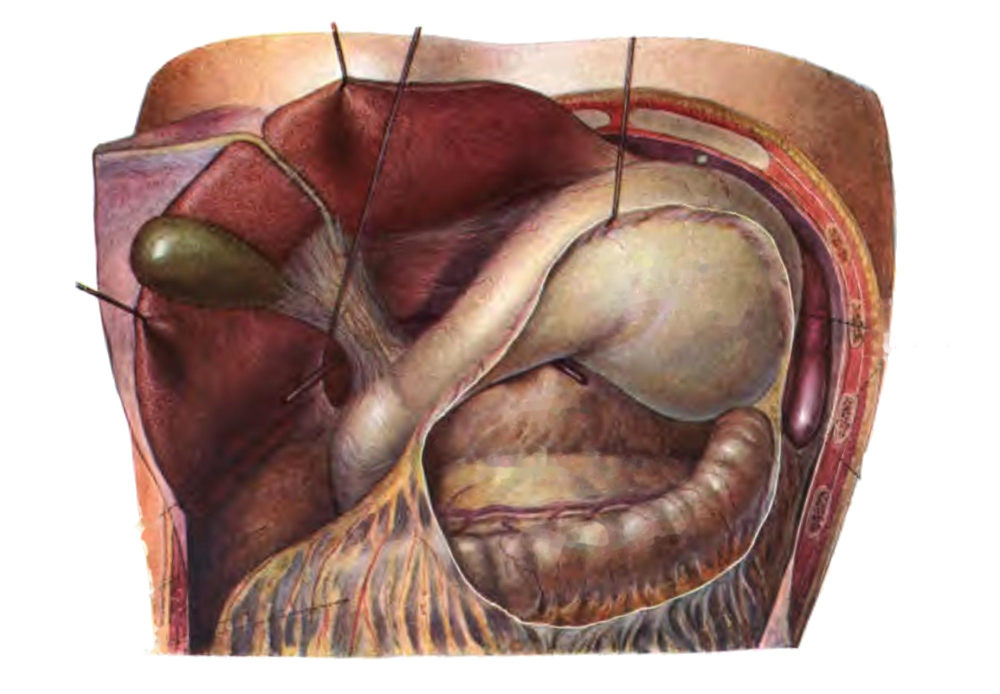
#> input picture atlas/abdomen.jpg, 2000 x 1388 px, given in place of Sobo_1906_528.png, which was not available (shown at 1/2 size)
$ python sobotta_new_sets.py
#> lines starting #> are read from the running program, lines starting #| are printed output that depends on the picture; after the words box and inside, x2 and y2 are one past the last pixel; in counts of white or black regions, pixels touching at a corner belong together; pictures that were not available may be replaced by others from this repository, and a replacement may not be noted
### tools/plate_clean2.py
import cv2,numpy as np,sys,os
def fillholes(m):
    h,w=m.shape; ff=m.copy(); ffm=np.zeros((h+2,w+2),np.uint8); cv2.floodFill(ff,ffm,(0,0),1); return m|(1-ff)
def clean(src,dst,W=2000,inpaint_leaders=True,use_mask=True):
#> called with src = 'sobo2/full/Sobo_1906_528.png', dst = 'sobo2/clean/Sobo_1906_528.jpg', W = 2000, inpaint_leaders = True, use_mask = True
    im=cv2.imread(src); h0,w0=im.shape[:2]
#> in clean, im is the input picture: shape (1388, 2000, 3); mean B, G, R 143.6, 151.5, 178.3
    if w0!=W: im=cv2.resize(im,(W,int(h0*W/w0)),interpolation=cv2.INTER_AREA)
    g=cv2.cvtColor(im,cv2.COLOR_BGR2GRAY); h,w=g.shape; sc=min(h,w)
    dark=(g<242).astype(np.uint8)
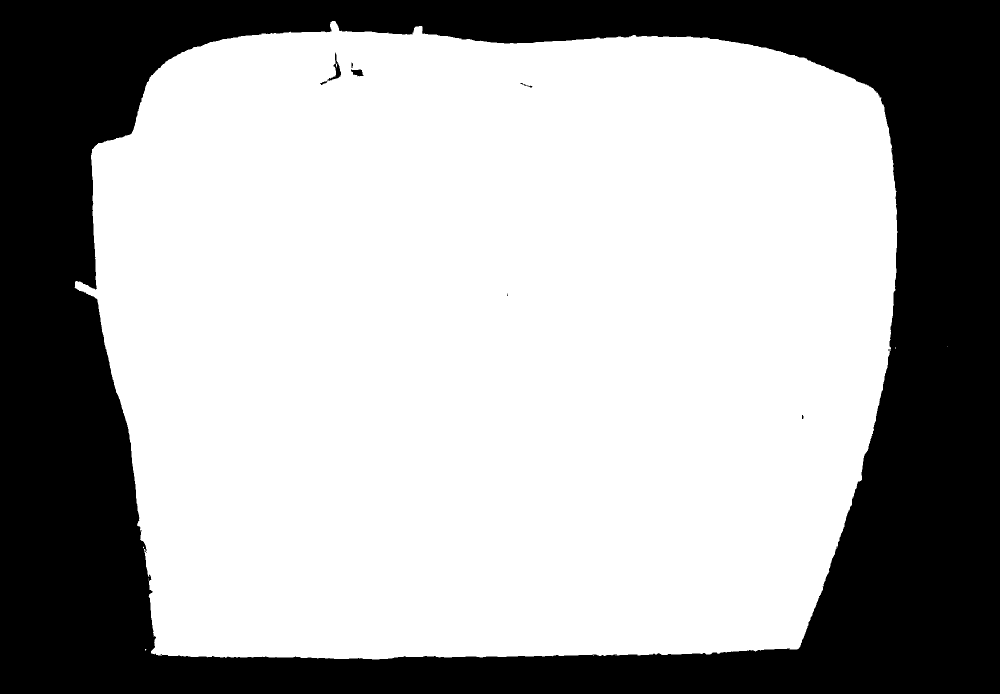
#> dark: shape (1388, 2000) (shown at 1/2 size); values 0 (black) and 1 (white), 65.9% white; 17 black regions (10 under 20 px), largest, box (x1, y1, x2, y2) and area: (0, 0, 2000, 1388) 946422, (655, 105, 682, 163) 390, (702, 139, 727, 153) 233
    kc=max(5,int(sc*0.004)|1); k=max(7,int(sc*0.008)|1)
    closed=cv2.morphologyEx(dark,cv2.MORPH_CLOSE,cv2.getStructuringElement(cv2.MORPH_ELLIPSE,(kc,kc)))
    solid=fillholes(closed)
#> in fillholes, `cv2.floodFill(ff, ffm, (0, 0), 1)`:
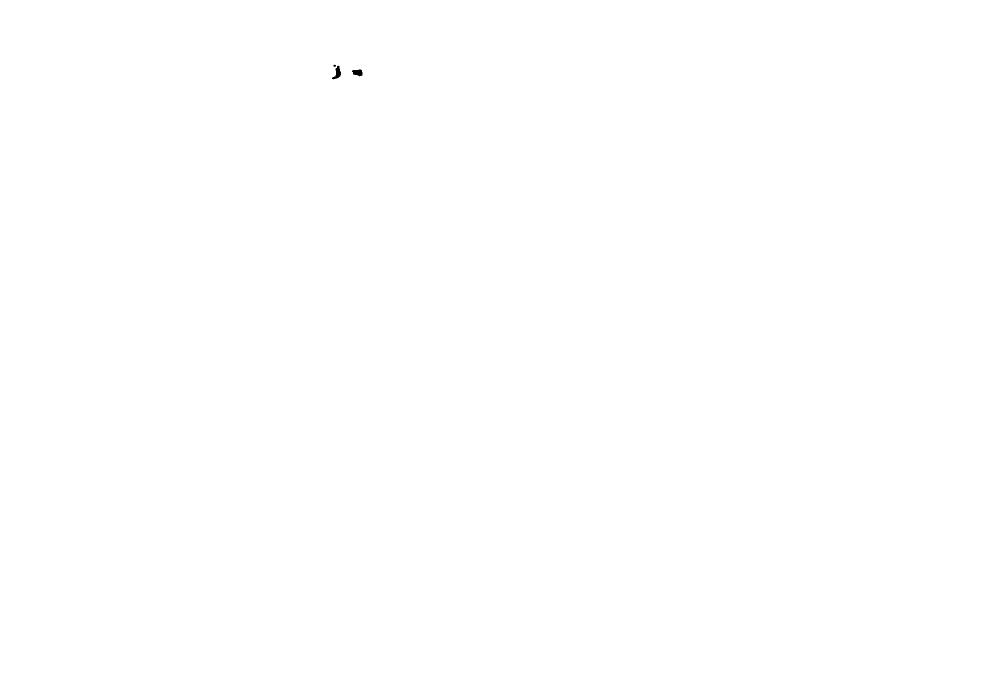
#> ff: shape (1388, 2000) (shown at 1/2 size); values 0 (black) and 1 (white), 100% white; 3 black regions (1 under 20 px), largest, box (x1, y1, x2, y2) and area: (664, 131, 682, 159) 235, (704, 139, 725, 153) 211
    core=cv2.morphologyEx(solid,cv2.MORPH_OPEN,cv2.getStructuringElement(cv2.MORPH_ELLIPSE,(k,k)))
    n,lab,st,_=cv2.connectedComponentsWithStats(core,8)
#> n = 2; st = [[0, 0, 2000, 1388, 946468], [150, 42, 1644, 1277, 1829532]]
    keep=np.zeros_like(core)
    for i in range(1,n):
        if st[i][4]>0.01*h*w: keep[lab==i]=1
    filled=fillholes(keep); r=2
    mask=cv2.dilate(filled,cv2.getStructuringElement(cv2.MORPH_ELLIPSE,(2*r+1,2*r+1)))
    out=im.copy()
    if use_mask: out[mask==0]=(255,255,255)
    else: mask=np.ones_like(g)
    # виноски всередині рисунка: довгі прямі тонкі темні лінії → inpaint
    if inpaint_leaders:
        bh=cv2.morphologyEx(g,cv2.MORPH_BLACKHAT,cv2.getStructuringElement(cv2.MORPH_ELLIPSE,(7,7)))
        thin=((bh>28)&(mask==1)).astype(np.uint8)*255
        lines=cv2.HoughLinesP(thin,1,np.pi/360,threshold=60,minLineLength=int(0.07*w),maxLineGap=int(0.012*w))
#> lines = None
        lm=np.zeros_like(g)
        if lines is not None:
            for l in lines.reshape(-1,4): x1,y1,x2,y2=[int(v) for v in l]; cv2.line(lm,(x1,y1),(x2,y2),255,4)
            lm=cv2.bitwise_and(lm,thin.astype(np.uint8)|cv2.dilate(thin,np.ones((3,3),np.uint8)))
            lm=cv2.dilate(lm,np.ones((3,3),np.uint8))
            out=cv2.inpaint(out,lm,3,cv2.INPAINT_TELEA)
        print(os.path.basename(src),'lines',0 if lines is None else len(lines),'inpainted px',int((lm>0).sum()))
#| Sobo_1906_528.png lines 0 inpainted px 0
    cv2.imwrite(dst,out,[cv2.IMWRITE_JPEG_QUALITY,92]); return out
# [7 lines left out: function grid, not called in this run]
# [3 lines that do not run on import are left out]

### tools/sobotta_new_sets.py
import cv2,numpy as np,json,os,sys
from plate_clean2 import clean
BOX={
 'Sobo_1906_528':[(41,0,49,4),(63,0,98,5),(66,8,87,14),(80,22,96,28),(78,32,90,37),(9,6,31,11),(0,13,24,17),(1,25,16,30),(0,47,10,53),(0,57,11,64),(1,64,16,70),(7,88,32,98),(65,83,86,91)],
 'Sobo_1906_470':[(2,74,24,88),(14,1,39,6),(72,3,94,8),(77,13,98,20),(79,20,99,27),(77,34,96,38),(78,39,98,44),(79,57,91,62),(2,66,17,72),(4,76,22,86),(14,89,34,95),(48,94,75,100)],
 'Sobo_1909_761':[(0,0,22,48),(0,60,22,100),(0,48,19,60),(88,40,100,100),(10,1,26,5),(3,9,25,15),(7,20,26,23),(5,24,26,30),(9,36,26,40),(10,65,26,69),(6,76,26,80),(4,89,31,94),(31,93,49,97),(53,93,56,96),(55,88,64,96),(66,85,90,89),(66,90,82,94),(78,75,95,79),(53,1,69,6),(60,9,90,14),(66,13,82,17),(70,18,86,22),(73,22,87,26),(76,26,99,30),(79,30,90,33),(88,46,90,48),(26,3,36,10),(24,9,36,15),(25,21,36,25),(24,27,36,32),(25,38,32,44),(25,66,40,70),(24,76,38,80),(25,88,40,92),(48,4,62,14),(55,12,66,20),(60,16,74,24),(64,22,78,32),(70,28,80,36),(40,84,60,93),(58,80,70,88),(70,80,78,86),(72,66,80,74)],
 'Sobo_1909_624':[(0,0,100,14),(0,14,15,100),(84,14,100,100),(0,82,100,100),(66,70,84,82),(87,45,100,55)],
 'Sobo_1911_777':[(58,2,90,9),(16,16,28,22),(24,20,37,26),(37,17,48,26),(33,25,43,32),(59,23,81,29),(66,28,81,33),(71,31,92,39),(77,44,100,52),(8,77,19,83),(18,82,29,88),(31,77,44,86),(20,88,47,94),(55,88,80,94)],
 'Sobo_1906_393':[],
 'Sobo_1906_406':[(61,36,78,53),(50,56,61,62),(46,64,69,70),(52,75,71,81),(87,43,100,52),(86,65,100,72),(6,73,16,80),(4,82,16,87),(7,90,17,97)],
}
def erase_boxes(im,boxes):
    """Підписи: на білому полі — забілити; поверх рисунка — маска чорнила + inpaint (Telea).
    Додатково автоматично: майже чорні компоненти, схожі на слова (широкі, нещільні)."""
    g=cv2.cvtColor(im,cv2.COLOR_BGR2GRAY); h,w=g.shape
    c=im.astype(np.int16); mx=np.maximum(c[:,:,0],c[:,:,1])
    ink=((c[:,:,2]<125)&(mx<125)); black=((c[:,:,2]<90)&(mx<90))
    m=np.zeros_like(g)
    gray_plate=cv2.cvtColor(im,cv2.COLOR_BGR2HSV)[:,:,1].mean()<25          # чорно-біла пластина: чорнило може бути сірим
#> gray_plate = False
    bh=cv2.morphologyEx(g,cv2.MORPH_BLACKHAT,cv2.getStructuringElement(cv2.MORPH_ELLIPSE,(15,15))) if gray_plate else None
    for x0,y0,x1,y1 in boxes:
        x0e,y0e,x1e,y1e=int(x0*w/100),int(y0*h/100),int(x1*w/100),int(y1*h/100)   # рамка як задано — для класифікації
        reg=g[y0e:y1e,x0e:x1e]
        if not reg.size: continue
        opened=cv2.morphologyEx((reg<200).astype(np.uint8),cv2.MORPH_OPEN,np.ones((9,9),np.uint8))
        if opened.mean()<0.02:      # підпис на білому полі: забілити з невеликим запасом
            X0,Y0,X1,Y1=int(max(0,x0-0.5)*w/100),int(max(0,y0-0.4)*h/100),int(min(100,x1+0.5)*w/100),int(min(100,y1+0.4)*h/100)
            im[Y0:Y1,X0:X1]=(255,255,255); continue
        X0,Y0,X1,Y1=int(max(0,x0-1.2)*w/100),int(max(0,y0-1.0)*h/100),int(min(100,x1+1.2)*w/100),int(min(100,y1+1.0)*h/100)
        sub=ink[Y0:Y1,X0:X1].astype(np.uint8)
        if gray_plate: sub=np.maximum(sub,((bh[Y0:Y1,X0:X1]>35)&(g[Y0:Y1,X0:X1]<190)).astype(np.uint8))
        m[Y0:Y1,X0:X1]=np.maximum(m[Y0:Y1,X0:X1],sub)
#> this loop made 13 passes
#> (x0, y0, x1, y1, x0e, y0e, x1e, y1e) on passes 1 to 4: (41, 0, 49, 4, 820, 0, 980, 55), (63, 0, 98, 5, 1260, 0, 1960, 69), (66, 8, 87, 14, 1320, 111, 1740, 194), (80, 22, 96, 28, 1600, 305, 1920, 388)
    # авто: слова чорним чорнилом поверх рисунка
    b8=black.astype(np.uint8)
    lines=cv2.HoughLinesP(b8*255,1,np.pi/360,threshold=40,minLineLength=int(0.04*w),maxLineGap=int(0.005*w))
#> lines = 1763 rows, first 6: [1016, 429, 1129, 316], [785, 669, 1017, 452], [883, 460, 1102, 241], [348, 985, 671, 662], [389, 1307, 538, 710], [399, 1305, 543, 707]
    if lines is not None:
        for l in lines.reshape(-1,4): x1,y1,x2,y2=[int(v) for v in l]; cv2.line(b8,(x1,y1),(x2,y2),0,5)
#> this loop made 1763 passes
    b8=cv2.morphologyEx(b8,cv2.MORPH_CLOSE,np.ones((3,9),np.uint8))
    n,lab,st,_=cv2.connectedComponentsWithStats(b8,8)
#> n = 642; st = 642 rows, first 6: [0, 0, 2000, 1388, 2711805], [838, 58, 1, 7, 7], [669, 62, 15, 47, 210], [815, 66, 23, 63, 397], [1265, 77, 3, 3, 7], [1264, 85, 3, 16, 23]
    for i in range(1,n):
        x,y,bw,bhh,a=st[i]; fill=a/float(bw*bhh)
        if bhh<0.004*h or bhh>0.05*h or bw<0.004*w or bw>0.4*w or a>0.03*h*w: continue
        if fill<0.12 and max(bw,bhh)>0.12*max(h,w): continue
        if (bw/bhh>=1.6 and fill<0.6) or (fill<0.3 and bw/bhh>=0.8):
            sl=lab[y:y+bhh,x:x+bw]==i; m[y:y+bhh,x:x+bw]=np.maximum(m[y:y+bhh,x:x+bw],(ink[y:y+bhh,x:x+bw]&sl).astype(np.uint8))
#> this loop made 641 passes
#> (x, y, bw, bhh, a, fill) on passes 1 to 3: (838, 58, 1, 7, 7, 1), (669, 62, 15, 47, 210, 0.298), (815, 66, 23, 63, 397, 0.274)
    out=im
    if m.any():
        m=cv2.dilate(m,np.ones((5,5),np.uint8))
        out=cv2.inpaint(im,m*255,4,cv2.INPAINT_TELEA)
    # залишки на білому полі: дрібні темні компоненти, оточені білим — забілити
    g2=cv2.cvtColor(out,cv2.COLOR_BGR2GRAY); d=(g2<225).astype(np.uint8)
    n,lab,st,_=cv2.connectedComponentsWithStats(d,8); wm=np.zeros_like(d)
#> after `n, lab, st, _ = cv2.connectedComponentsWithStats(d, 8)`:
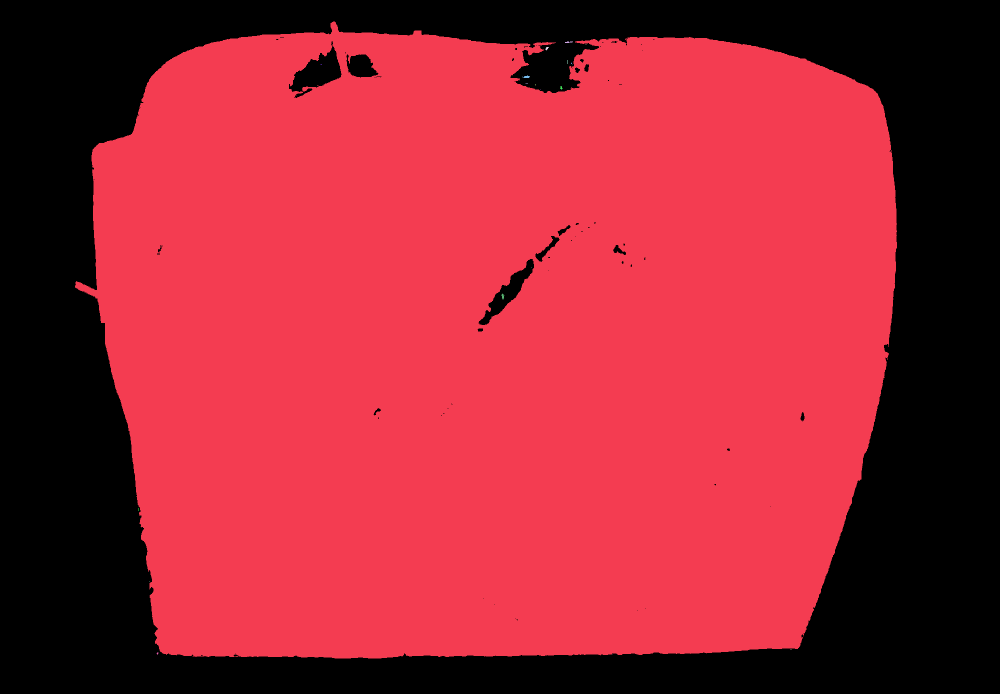
#> lab: shape (1388, 2000) int32 (shown at 1/2 size); 22 distinct labels, from 0 to 21; one colour per label, 0 black
    for i in range(1,n):
        x,y,bw,bhh,a=st[i]
        if a>0.0005*h*w or bhh>0.05*h or bw>0.3*w: continue
        X0,Y0,X1,Y1=max(0,x-20),max(0,y-20),min(w,x+bw+20),min(h,y+bhh+20)
        comp=(lab[Y0:Y1,X0:X1]==i).astype(np.uint8)
        ring=cv2.dilate(comp,np.ones((31,31),np.uint8))-cv2.dilate(comp,np.ones((7,7),np.uint8))
        if ring.any() and g2[Y0:Y1,X0:X1][ring.astype(bool)].mean()>238: wm[Y0:Y1,X0:X1]|=cv2.dilate(comp,np.ones((5,5),np.uint8))
    out[wm.astype(bool)]=(255,255,255)
    return erase_boxes(out,[]) if boxes else out      # другий прохід лише авто-детектором — для залишків
#> the loop in erase_boxes (call 2), `for l in lines.reshape(-1,4): x1,y1,x2,y2=[int(v) for v in l]; cv2.lin..` made 1724 passes
#> l on passes 1 to 3: [732, 581, 831, 482], [872, 564, 1113, 296], [881, 460, 1103, 238]
#> in erase_boxes (call 2), `b8=cv2.morphologyEx(b8,cv2.MORPH_CLOSE,np.ones((3,9),np.uint8))`:
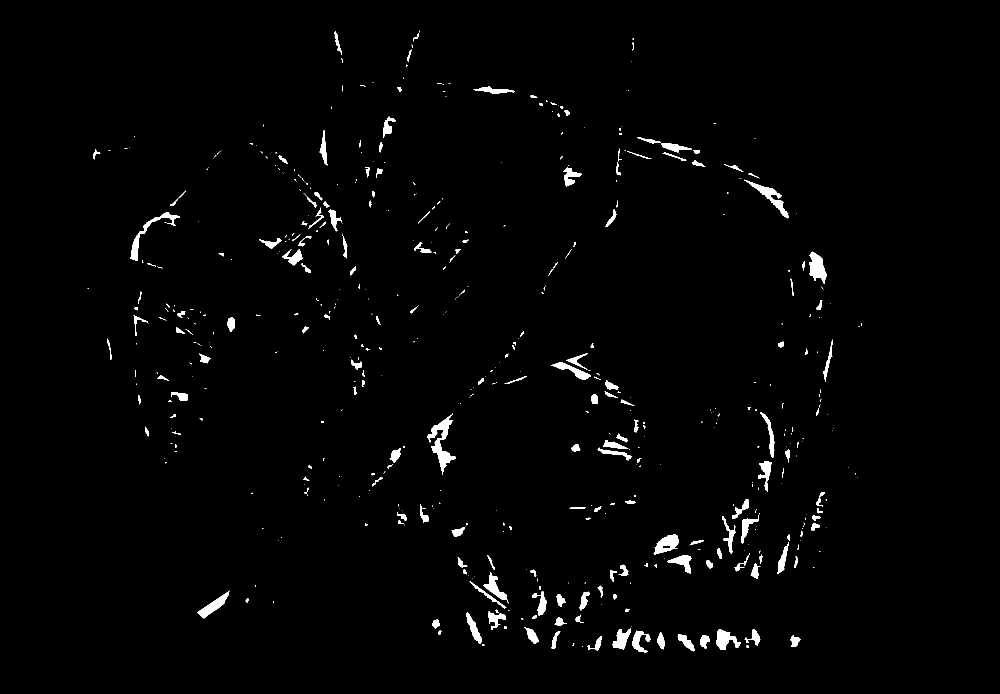
#> b8: shape (1388, 2000) (shown at 1/2 size); values 0 (black) and 1 (white), 1.6% white; 523 white regions (324 under 20 px), largest, box (x1, y1, x2, y2) and area: (854, 827, 912, 950) 2149, (1488, 359, 1577, 437) 1358, (1618, 503, 1654, 568) 1357

SETS={
 'Sobo_1906_528':('heart','Серце: фронтальний розріз (камери, клапани, судини)','Серце і судини',[
  ('Aorta','Аорта',45,12),('Valva aortae','Аортальний клапан (півмісяцеві заслінки)',47,26),('Atrium sinistrum','Ліве передсердя',67,22),('Ostium venae pulmonalis','Отвір легеневої вени',77,22),
  ('Cuspis anterior valvae mitralis','Передня стулка мітрального клапана',58,41),('Cuspis posterior valvae mitralis','Задня стулка мітрального клапана',68,44),('Ventriculus sinister','Лівий шлуночок',66,62),
  ('Ventriculus dexter','Правий шлуночок',24,62),('Valva tricuspidalis','Тристулковий клапан',30,55),('Pars muscularis septi interventricularis','М’язова частина міжшлуночкової перегородки',45,66),
  ('Pars membranacea septi interventricularis','Перетинчаста частина міжшлуночкової перегородки',39,29),('Musculi papillares ventriculi dextri','Сосочкові м’язи правого шлуночка',32,66),('Musculi papillares ventriculi sinistri','Сосочкові м’язи лівого шлуночка',66,75),
  ('Auricula dextra','Праве вушко',21,15),('Arteria coronaria dextra','Права вінцева артерія',33,31),('Chordae tendineae','Сухожилкові струни',60,52),('Trabeculae carneae','М’ясисті перекладки',25,73)]),
 'Sobo_1906_470':('kidney','Нирка: фронтальний розріз','Сечова система',[
  ('Capsula fibrosa renis','Волокниста капсула нирки',39,11),('Cortex renalis','Кіркова речовина',50,84),('Columnae renales','Ниркові стовпи',22,55),('Pyramis renalis','Ниркова піраміда',33,65),('Medulla renalis','Мозкова речовина',63,63),
  ('Papilla renalis','Нирковий сосочок',39,67),('Pelvis renalis','Ниркова миска',66,45),('Calix renalis major','Велика ниркова чашечка',52,47),('Calix renalis minor','Мала ниркова чашечка',41,40),('Ureter','Сечовід',72,58),
  ('Arteria renalis','Ниркова артерія',76,47),('Rami venae renalis','Гілки ниркової вени',58,17),('Corpus adiposum sinus renalis','Жирове тіло ниркової пазухи',70,29),('Hilum renale','Ниркові ворота',69,50),
  ('Extremitas superior renis','Верхній кінець нирки',52,9),('Extremitas inferior renis','Нижній кінець нирки',47,86),('Margo lateralis renis','Бічний край нирки',14,50)]),
 'Sobo_1909_761':('eye','Очне яблуко та очна ямка: сагітальний розріз','Органи чуття',[
  ('Sclera','Склера (білкова оболонка)',44,31),('Cornea','Рогівка',33,50),('Lens','Кришталик',37,52),('Iris','Райдужка',35,44),('Pupilla','Зіниця',34,50),('Camera anterior bulbi','Передня камера ока',33,47),
  ('Corpus ciliare','Війкове тіло',37,38),('Corpus vitreum','Скловидне тіло',48,50),('Retina','Сітківка',50,66),('Choroidea','Судинна оболонка',56,42),('Nervus opticus','Зоровий нерв',68,50),('Vagina nervi optici','Піхва зорового нерва',72,44),
  ('Musculus rectus superior','Верхній прямий м’яз',50,27),('Musculus levator palpebrae superioris','М’яз-підіймач верхньої повіки',52,20),('Musculus rectus inferior','Нижній прямий м’яз',62,62),('Musculus obliquus inferior','Нижній косий м’яз',44,72),
  ('Corpus adiposum orbitae','Жирове тіло очної ямки',70,38),('Palpebra superior','Верхня повіка',29,32),('Palpebra inferior','Нижня повіка',30,66),('Tarsus superior','Верхній хрящ повіки',30,38),('Tarsus inferior','Нижній хрящ повіки',31,62),('Fornix conjunctivae superior','Верхнє склепіння кон’юнктиви',32,27),('Fornix conjunctivae inferior','Нижнє склепіння кон’юнктиви',33,74)]),
 'Sobo_1909_624':('brain','Головний мозок: серединний розріз','Нервова система',[
  ('Lobus frontalis','Лобова частка',80,35),('Lobus parietalis','Тім’яна частка',52,15),('Lobus occipitalis','Потилична частка',12,58),('Gyrus cinguli','Поясна закрутка',66,38),('Corpus callosum','Мозолисте тіло',50,42),
  ('Fornix','Склепіння',58,47),('Septum pellucidum','Прозора перегородка',66,45),('Thalamus','Таламус',59,50),('Hypothalamus','Гіпоталамус',62,66),('Hypophysis','Гіпофіз',55,76),('Corpus pineale','Шишкоподібне тіло',49,52),
  ('Lamina tecti (quadrigemina)','Пластинка покрівлі (чотиригорбкова)',48,55),('Mesencephalon','Середній мозок',45,62),('Pons','Міст',44,69),('Medulla oblongata','Довгастий мозок',37,80),('Cerebellum','Мозочок',28,57),
  ('Ventriculus quartus','Четвертий шлуночок',36,66),('Medulla spinalis','Спинний мозок',26,88),('Chiasma opticum','Зорове перехрестя',60,72)]),
 'Sobo_1911_777':('labyrinth','Кістковий лабіринт внутрішнього вуха (правий)','Органи чуття',[
  ('Cochlea','Завитка',18,55),('Cupula cochleae','Купол завитки',15,30),('Vestibulum','Присінок',38,60),('Recessus ellipticus','Еліптичний закуток',36,48),('Recessus sphericus','Сферичний закуток',40,42),
  ('Canalis semicircularis anterior','Передній півколовий канал',55,12),('Ampulla ossea anterior','Передня кісткова ампула',44,37),('Crus osseum commune','Спільна кісткова ніжка',51,44),('Aqueductus vestibuli','Водопровід присінка',44,52),
  ('Canalis semicircularis lateralis','Бічний півколовий канал',72,47),('Ampulla ossea lateralis','Бічна кісткова ампула',54,58),('Canalis semicircularis posterior','Задній півколовий канал',75,60),('Ampulla ossea posterior','Задня кісткова ампула',45,70),('Canaliculus cochleae','Каналець завитки',36,73)]),
 'Sobo_1906_393':('biliary','Жовчні шляхи, підшлункова залоза та сусідні органи','Травна система',[
  ('Vesica biliaris','Жовчний міхур',15,20),('Ductus cysticus','Міхурова протока',24,42),('Ductus hepaticus communis','Спільна печінкова протока',33,35),('Ductus choledochus','Спільна жовчна протока',36,52),('Hepar','Печінка',35,20),
  ('Pars superior duodeni','Верхня частина дванадцятипалої кишки',32,52),('Pars horizontalis duodeni','Горизонтальна частина дванадцятипалої кишки',57,76),('Caput pancreatis','Головка підшлункової залози',36,62),('Corpus pancreatis','Тіло підшлункової залози',60,58),('Cauda pancreatis','Хвіст підшлункової залози',80,66),
  ('Splen','Селезінка',90,55),('Ren dexter','Права нирка',12,62),('Ren sinister','Ліва нирка',76,82),('Vena cava inferior','Нижня порожниста вена',52,25),('Vena portae hepatis','Ворітна печінкова вена',44,42),('Arteria hepatica propria','Власна печінкова артерія',38,38),
  ('Vena splenica','Селезінкова вена',62,45),('Arteria splenica','Селезінкова артерія',66,48),('Vena mesenterica superior','Верхня брижова вена',46,85),('Arteria mesenterica superior','Верхня брижова артерія',53,85)]),
 'Sobo_1906_406':('abdomen','Органи черевної порожнини (шлунок відвернуто догори)','Травна система',[
  ('Gaster (facies posterior)','Шлунок (задня поверхня)',65,40),('Duodenum','Дванадцятипала кишка',44,45),('Pancreas','Підшлункова залоза',55,60),('Mesocolon transversum','Брижа поперечної ободової кишки',57,68),('Colon transversum','Поперечна ободова кишка',62,80),
  ('Vesica biliaris','Жовчний міхур',18,33),('Hepar','Печінка',35,22),('Foramen omentale (epiploicum)','Чепцевий отвір',18,68),('Ren dexter','Права нирка',17,86),('Omentum majus','Великий чепець',28,92),('Splen','Селезінка',86,62),('Diaphragma','Діафрагма',60,10),('Ligamentum hepatoduodenale','Печінково-дванадцятипалокишкова зв’язка',33,48)]),
}
if __name__=='__main__':
    os.makedirs('sobo2/final',exist_ok=True); os.makedirs('sobo2/ov',exist_ok=True)
    for name,(sid,title,cat,items) in SETS.items():
        im=clean('sobo2/full/'+name+'.png','sobo2/clean/'+name+'.jpg',use_mask=sid not in ('eye',))
        im=erase_boxes(im,BOX[name]); cv2.imwrite(f'sobo2/final/{sid}.jpg',im,[cv2.IMWRITE_JPEG_QUALITY,90])
        h,w=im.shape[:2]; ov=cv2.resize(im,(1400,int(h*1400/w)),interpolation=cv2.INTER_AREA); H,W=ov.shape[:2]
        for i,(la,uk,x,y) in enumerate(items,1):
            cx,cy=int(x*W/100),int(y*H/100); cv2.circle(ov,(cx,cy),9,(255,255,255),-1); cv2.circle(ov,(cx,cy),9,(0,0,220),2); cv2.putText(ov,str(i),(cx+11,cy+5),cv2.FONT_HERSHEY_SIMPLEX,0.55,(0,0,220),2,cv2.LINE_AA)
        leg=255*np.ones((H,420,3),np.uint8)
        for i,(la,uk,x,y) in enumerate(items,1): cv2.putText(leg,f'{i} {la}',(6,20+i*22),cv2.FONT_HERSHEY_SIMPLEX,0.45,(0,0,0),1,cv2.LINE_AA)
        cv2.imwrite(f'sobo2/ov/{sid}.png',cv2.hconcat([ov,leg])); print(sid,w,h,len(items))
#| heart 2000 1388 17
#> (the run stopped early here; a loop or call above may not have finished)
